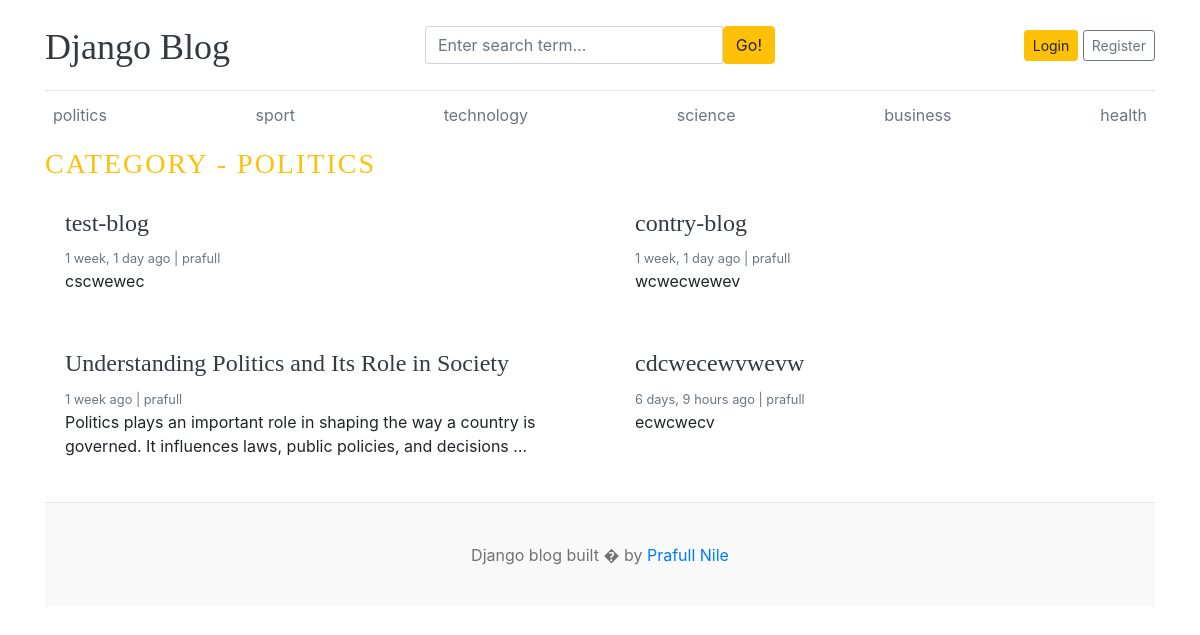
The page /category/1/ on the database as committed earlier.
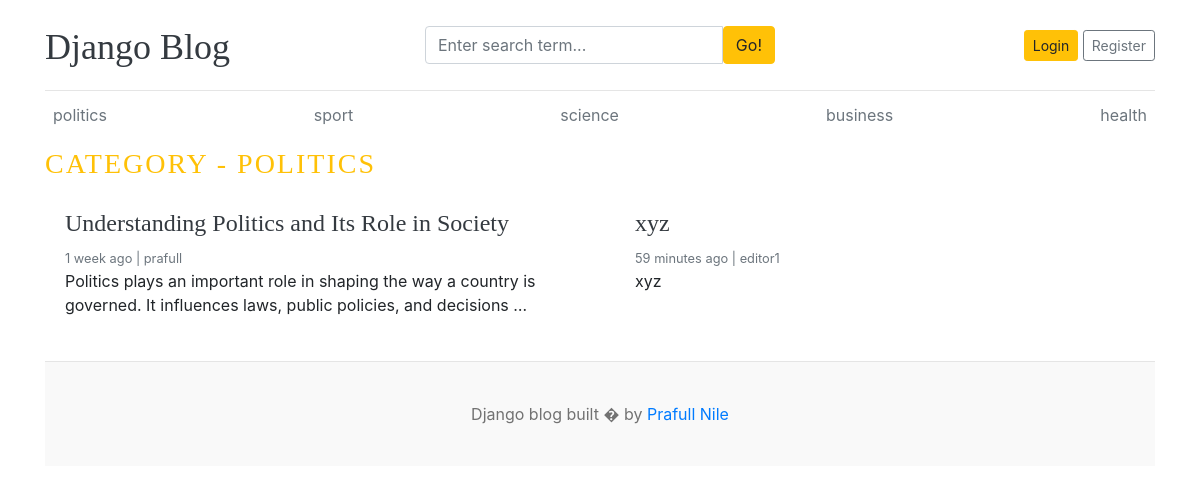
The same page on the database as committed later.
### blog/models.py (models this page shows, shortened)
class category(models.Model):
    category_name=models.CharField(max_length=100)
    created_at=models.DateTimeField(auto_now_add=True)
    updated_at=models.DateTimeField(auto_now=True)
    class Meta:
        verbose_name_plural = "Categories"
    def __str__(self):
        return self.category_name

class blog(models.Model):
    title=models.CharField(max_length=100)
    slug=models.SlugField(max_length=100)
    category=models.ForeignKey(category,on_delete=models.CASCADE)
    author=models.ForeignKey(User,on_delete=models.CASCADE)
    featured_image=models.ImageField(upload_to='uploads/%Y/%m/%d')
    short_description=models.TextField(max_length=500)
    blog_boy=models.TextField(max_length=2000)
    status=models.CharField(max_length=20, choices= STATUS_CHOICES,default='Draft')
    is_featured=models.BooleanField(default=False)
    created_at=models.DateTimeField(auto_now_add=True)
    updated_at=models.DateTimeField(auto_now_add=True)

### blog/views.py (the view)
# urls.py: path('<int:category_id>/',views.posts_by_category, name='posts_by_category'),
def posts_by_category(request, category_id):
    category_obj = get_object_or_404(category, pk=category_id)
    featured_posts = blog.objects.filter(
        category=category_obj,
        status='Published',
        is_featured=True
    )
    context = {
        'featured_posts': featured_posts,
        'category': category_obj,   # ✅ singular
    }
    return render(request, 'posts_by_category.html', context)

### blog/context_processors.py (called while the page is built)
def get_categories(request):
    categories = category.objects.all()
    return dict(categories=categories)

def get_social_links(request):
    social_links = SocialLink.objects.all()
    return dict(social_links=social_links)

### templates/posts_by_category.html
{% extends 'base.html' %}
{% block content %}
<h3 class="text-uppercase text-warning" style="letter-spacing:2px;">
  Category - {{ category }}
</h3>
<div class="row mb-2">
  {% for post in featured_posts %}
    <div class="col-md-6">
      <div class="card border-0">
        <div class="card-body">
          <h4><a href="{% url 'blogs' post.slug %}" class="text-dark">{{ post.title }}</a></h4>
          <small class="text-muted">
            {{ post.created_at|timesince }} ago | {{ post.author }}
          </small>
          <p>{{ post.short_description|truncatewords:20 }}</p>
        </div>
      </div>
    </div>
  {% empty %}
    <p>No featured posts</p>
  {% endfor %}
</div>
{% endblock %}

### templates/base.html (shortened to what this page needs)
{% load static %}
<!DOCTYPE html>
<html lang="en">
<head>
    <link href="https://getbootstrap.com/docs/4.0/dist/css/bootstrap.min.css" rel="stylesheet">
    <link href="{% static 'css/blog.css' %}" rel="stylesheet">
    <link rel="stylesheet" href="https://cdnjs.cloudflare.com/ajax/libs/font-awesome/4.7.0/css/font-awesome.min.css">
</head>
    <body class="container">
      <header class="blog-header py-3">
        <div class="row flex-nowrap justify-content-between align-items-center">
          <div class="col-4 pt-1">
            <a class="blog-header-logo text-dark" href="/">Django Blog</a>
          </div>
            <div class="col-4">
                <form action="{% url 'search' %}" method="GET" >
                    <div class="input-group">
                        <input class="form-control" name="keyword" type="text" placeholder="Enter search term..." aria-label="Enter search term..." aria-describedby="button-search" />
                        <button type="submit" class="btn btn-warning" id="button-search" >Go!</button>
                    </div>
                </form>
            </div>
          <div class="col-4 d-flex justify-content-end align-items-center">
              {% if not user.is_authenticated %}
            <a class="btn btn-sm btn-warning" href="{% url 'login'%}">Login</a> &nbsp;
            <a class="btn btn-sm btn-outline-secondary" href="{% url 'register' %}">Register</a>
              {% else %}
              <span><a href="{%  url 'dashboard' %}">Dashboard</a></span>
              &emsp;
              <span><a href="{% url 'logout'%}">Logout</a></span>
              {% endif%}
          </div>
        </div>
      </header>
      <div class="nav-scroller py-1 mb-2">
        <nav class="nav d-flex justify-content-between">
          {% for cat in categories %}
          <a class="p-2 text-muted" href="{% url 'posts_by_category' cat.id %}">{{cat.category_name}}</a>
          {% endfor %}
        </nav>
      </div>
{% block content %}
{% endblock %}
        <footer class="blog-footer">
  <p>Django blog built  � by <a href="#">Prafull Nile</a></p>
</footer>
    </body>
</html>

Rows that differ between the two databases and show on the page:
removed category: category_name "technology"
removed blog: title "test-blog", created_at "1 week, 1 day", author "prafull", short_description "cscwewec"
no longer on this page (row edited): blog: title "contry-blog", created_at "1 week, 1 day", author "prafull", short_description "wcwecwewev"
removed blog: title "cdcwecewvwevw", created_at "6 days, 9 hours", author "prafull", short_description "ecwcwecv"
added blog: title "xyz", created_at "59 minutes", author "editor1", short_description "xyz"
